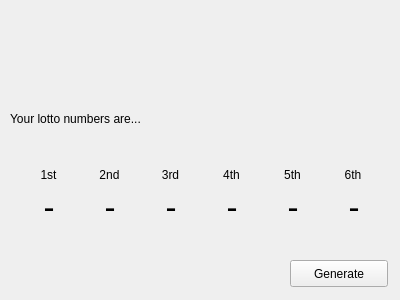
<?xml version="1.0" encoding="UTF-8"?>
<ui version="4.0">
 <class>MainWindow</class>
 <widget class="QMainWindow" name="MainWindow">
  <property name="geometry">
   <rect>
    <x>0</x>
    <y>0</y>
    <width>400</width>
    <height>300</height>
   </rect>
  </property>
  <property name="sizePolicy">
   <sizepolicy hsizetype="Fixed" vsizetype="Fixed">
    <horstretch>0</horstretch>
    <verstretch>0</verstretch>
   </sizepolicy>
  </property>
  <property name="maximumSize">
   <size>
    <width>400</width>
    <height>300</height>
   </size>
  </property>
  <property name="windowTitle">
   <string>Lotto App</string>
  </property>
  <widget class="QWidget" name="centralWidget">
   <widget class="QLabel" name="label_info">
    <property name="geometry">
     <rect>
      <x>10</x>
      <y>110</y>
      <width>171</width>
      <height>17</height>
     </rect>
    </property>
    <property name="text">
     <string>Your lotto numbers are...</string>
    </property>
   </widget>
   <widget class="QPushButton" name="pushButton_generate">
    <property name="geometry">
     <rect>
      <x>290</x>
      <y>260</y>
      <width>98</width>
      <height>27</height>
     </rect>
    </property>
    <property name="text">
     <string>Generate</string>
    </property>
   </widget>
   <widget class="QLabel" name="label_image">
    <property name="geometry">
     <rect>
      <x>10</x>
      <y>20</y>
      <width>381</width>
      <height>80</height>
     </rect>
    </property>
    <property name="text">
     <string/>
    </property>
    <property name="pixmap">
     <pixmap resource="ResourceFiles.qrc">:/lottoBanner.jpg</pixmap>
    </property>
    <property name="scaledContents">
     <bool>true</bool>
    </property>
    <property name="alignment">
     <set>Qt::AlignCenter</set>
    </property>
   </widget>
   <widget class="QWidget" name="layoutWidget">
    <property name="geometry">
     <rect>
      <x>10</x>
      <y>157</y>
      <width>381</width>
      <height>78</height>
     </rect>
    </property>
    <layout class="QHBoxLayout" name="horizontalLayout">
     <item>
      <layout class="QVBoxLayout" name="verticalLayout">
       <item>
        <widget class="QLabel" name="label_1">
         <property name="text">
          <string>1st</string>
         </property>
         <property name="alignment">
          <set>Qt::AlignCenter</set>
         </property>
        </widget>
       </item>
       <item>
        <widget class="QLabel" name="label_num_01">
         <property name="sizePolicy">
          <sizepolicy hsizetype="Fixed" vsizetype="Fixed">
           <horstretch>0</horstretch>
           <verstretch>0</verstretch>
          </sizepolicy>
         </property>
         <property name="minimumSize">
          <size>
           <width>56</width>
           <height>39</height>
          </size>
         </property>
         <property name="maximumSize">
          <size>
           <width>56</width>
           <height>39</height>
          </size>
         </property>
         <property name="font">
          <font>
           <pointsize>25</pointsize>
          </font>
         </property>
         <property name="locale">
          <locale language="English" country="Ireland"/>
         </property>
         <property name="text">
          <string>-</string>
         </property>
         <property name="alignment">
          <set>Qt::AlignCenter</set>
         </property>
         <property name="wordWrap">
          <bool>false</bool>
         </property>
         <property name="indent">
          <number>0</number>
         </property>
        </widget>
       </item>
      </layout>
     </item>
     <item>
      <layout class="QVBoxLayout" name="verticalLayout_2">
       <item>
        <widget class="QLabel" name="label_2">
         <property name="text">
          <string>2nd</string>
         </property>
         <property name="alignment">
          <set>Qt::AlignCenter</set>
         </property>
        </widget>
       </item>
       <item>
        <widget class="QLabel" name="label_num_02">
         <property name="sizePolicy">
          <sizepolicy hsizetype="Fixed" vsizetype="Fixed">
           <horstretch>0</horstretch>
           <verstretch>0</verstretch>
          </sizepolicy>
         </property>
         <property name="minimumSize">
          <size>
           <width>56</width>
           <height>39</height>
          </size>
         </property>
         <property name="maximumSize">
          <size>
           <width>56</width>
           <height>39</height>
          </size>
         </property>
         <property name="font">
          <font>
           <pointsize>25</pointsize>
          </font>
         </property>
         <property name="locale">
          <locale language="English" country="Ireland"/>
         </property>
         <property name="text">
          <string>-</string>
         </property>
         <property name="alignment">
          <set>Qt::AlignCenter</set>
         </property>
         <property name="wordWrap">
          <bool>false</bool>
         </property>
         <property name="indent">
          <number>0</number>
         </property>
        </widget>
       </item>
      </layout>
     </item>
     <item>
      <layout class="QVBoxLayout" name="verticalLayout_3">
       <item>
        <widget class="QLabel" name="label_3">
         <property name="text">
          <string>3rd</string>
         </property>
         <property name="alignment">
          <set>Qt::AlignCenter</set>
         </property>
        </widget>
       </item>
       <item>
        <widget class="QLabel" name="label_num_03">
         <property name="sizePolicy">
          <sizepolicy hsizetype="Fixed" vsizetype="Fixed">
           <horstretch>0</horstretch>
           <verstretch>0</verstretch>
          </sizepolicy>
         </property>
         <property name="minimumSize">
          <size>
           <width>56</width>
           <height>39</height>
          </size>
         </property>
         <property name="maximumSize">
          <size>
           <width>56</width>
           <height>39</height>
          </size>
         </property>
         <property name="font">
          <font>
           <pointsize>25</pointsize>
          </font>
         </property>
         <property name="locale">
          <locale language="English" country="Ireland"/>
         </property>
         <property name="text">
          <string>-</string>
         </property>
         <property name="alignment">
          <set>Qt::AlignCenter</set>
         </property>
         <property name="wordWrap">
          <bool>false</bool>
         </property>
         <property name="indent">
          <number>0</number>
         </property>
        </widget>
       </item>
      </layout>
     </item>
     <item>
      <layout class="QVBoxLayout" name="verticalLayout_4">
       <item>
        <widget class="QLabel" name="label_4">
         <property name="text">
          <string>4th</string>
         </property>
         <property name="alignment">
          <set>Qt::AlignCenter</set>
         </property>
        </widget>
       </item>
       <item>
        <widget class="QLabel" name="label_num_04">
         <property name="sizePolicy">
          <sizepolicy hsizetype="Fixed" vsizetype="Fixed">
           <horstretch>0</horstretch>
           <verstretch>0</verstretch>
          </sizepolicy>
         </property>
         <property name="minimumSize">
          <size>
           <width>56</width>
           <height>39</height>
          </size>
         </property>
         <property name="maximumSize">
          <size>
           <width>56</width>
           <height>39</height>
          </size>
         </property>
         <property name="font">
          <font>
           <pointsize>25</pointsize>
          </font>
         </property>
         <property name="locale">
          <locale language="English" country="Ireland"/>
         </property>
         <property name="text">
          <string>-</string>
         </property>
         <property name="alignment">
          <set>Qt::AlignCenter</set>
         </property>
         <property name="wordWrap">
          <bool>false</bool>
         </property>
         <property name="indent">
          <number>0</number>
         </property>
        </widget>
       </item>
      </layout>
     </item>
     <item>
      <layout class="QVBoxLayout" name="verticalLayout_5">
       <item>
        <widget class="QLabel" name="label_5">
         <property name="text">
          <string>5th</string>
         </property>
         <property name="alignment">
          <set>Qt::AlignCenter</set>
         </property>
        </widget>
       </item>
       <item>
        <widget class="QLabel" name="label_num_05">
         <property name="sizePolicy">
          <sizepolicy hsizetype="Fixed" vsizetype="Fixed">
           <horstretch>0</horstretch>
           <verstretch>0</verstretch>
          </sizepolicy>
         </property>
         <property name="minimumSize">
          <size>
           <width>56</width>
           <height>39</height>
          </size>
         </property>
         <property name="maximumSize">
          <size>
           <width>56</width>
           <height>39</height>
          </size>
         </property>
         <property name="font">
          <font>
           <pointsize>25</pointsize>
          </font>
         </property>
         <property name="locale">
          <locale language="English" country="Ireland"/>
         </property>
         <property name="text">
          <string>-</string>
         </property>
         <property name="alignment">
          <set>Qt::AlignCenter</set>
         </property>
         <property name="wordWrap">
          <bool>false</bool>
         </property>
         <property name="indent">
          <number>0</number>
         </property>
        </widget>
       </item>
      </layout>
     </item>
     <item>
      <layout class="QVBoxLayout" name="verticalLayout_6">
       <item>
        <widget class="QLabel" name="label_6">
         <property name="text">
          <string>6th</string>
         </property>
         <property name="alignment">
          <set>Qt::AlignCenter</set>
         </property>
        </widget>
       </item>
       <item>
        <widget class="QLabel" name="label_num_06">
         <property name="sizePolicy">
          <sizepolicy hsizetype="Fixed" vsizetype="Fixed">
           <horstretch>0</horstretch>
           <verstretch>0</verstretch>
          </sizepolicy>
         </property>
         <property name="minimumSize">
          <size>
           <width>56</width>
           <height>39</height>
          </size>
         </property>
         <property name="maximumSize">
          <size>
           <width>56</width>
           <height>39</height>
          </size>
         </property>
         <property name="font">
          <font>
           <pointsize>25</pointsize>
          </font>
         </property>
         <property name="locale">
          <locale language="English" country="Ireland"/>
         </property>
         <property name="text">
          <string>-</string>
         </property>
         <property name="alignment">
          <set>Qt::AlignCenter</set>
         </property>
         <property name="wordWrap">
          <bool>false</bool>
         </property>
         <property name="indent">
          <number>0</number>
         </property>
        </widget>
       </item>
      </layout>
     </item>
    </layout>
   </widget>
  </widget>
  <action name="actionType_Here">
   <property name="text">
    <string>Type Here</string>
   </property>
  </action>
 </widget>
 <layoutdefault spacing="6" margin="11"/>
 <resources>
  <include location="ResourceFiles.qrc"/>
 </resources>
 <connections/>
</ui>
